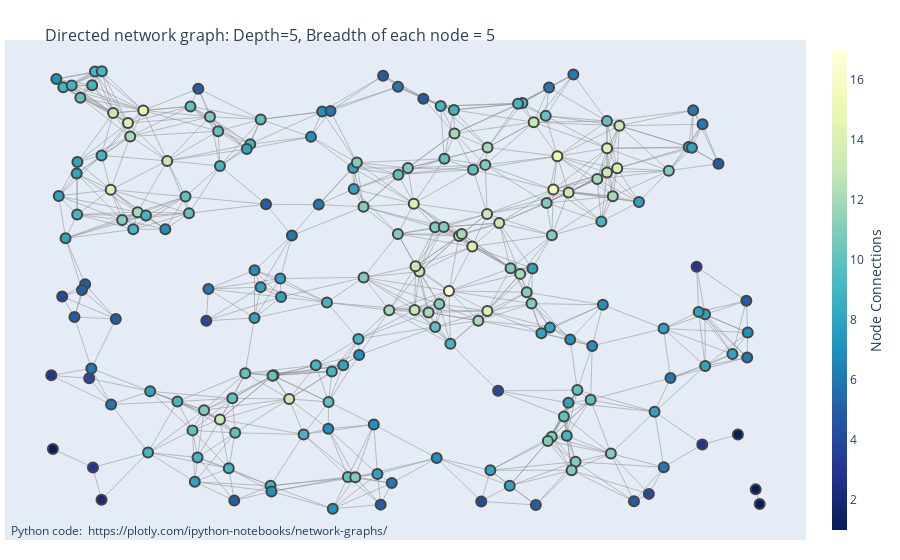

The cell this chart's notebook holds for it:
### Code cell
fig = go.Figure(data=[edge_trace, node_trace],
             layout=go.Layout(
                title='<br>Directed network graph: Depth=5, Breadth of each node = 5',
                titlefont_size=16,
                showlegend=False,
                hovermode='closest',
                margin=dict(b=20,l=5,r=5,t=40),
                annotations=[ dict(
                    showarrow=False,
                    xref="paper", yref="paper",
                    x=0.005, y=-0.002 ) ],
                xaxis=dict(showgrid=False, zeroline=False, showticklabels=False),
                yaxis=dict(showgrid=False, zeroline=False, showticklabels=False))
                )
fig.show()

### Figure 1 — Plotly figure (JSON) as saved in the notebook; plotly's stock layout.template omitted (floating-point values rounded to 4 significant figures; data arrays with more than 128 entries replaced by an {"elided": "..."} marker saying what was removed)
{"data": [{"hoverinfo": "none", "line": {"color": "#888", "width": 0.5}, "mode": "lines", "type": "scatter", "x": {"elided": "2649 float values"}, "y": {"elided": "2649 float values"}}, {"hoverinfo": "text", "marker": {"color": {"elided": "200 int values"}, "colorbar": {"thickness": 15, "title": {"side": "right", "text": "Node Connections"}, "xanchor": "left"}, "colorscale": [[0, "rgb(255,255,217)"], [0.125, "rgb(237,248,177)"], [0.25, "rgb(199,233,180)"], [0.375, "rgb(127,205,187)"], [0.5, "rgb(65,182,196)"], [0.625, "rgb(29,145,192)"], [0.75, "rgb(34,94,168)"], [0.875, "rgb(37,52,148)"], [1, "rgb(8,29,88)"]], "line": {"width": 2}, "reversescale": true, "showscale": true, "size": 10}, "mode": "markers", "text": {"elided": "200 str values"}, "type": "scatter", "x": {"elided": "200 float values"}, "y": {"elided": "200 float values"}}], "layout": {"annotations": [{"showarrow": false, "text": "Python code: <a href='https://plotly.com/ipython-notebooks/network-graphs/'> https://plotly.com/ipython-notebooks/network-graphs/</a>", "x": 0.005, "xref": "paper", "y": -0.002, "yref": "paper"}], "hovermode": "closest", "margin": {"b": 20, "l": 5, "r": 5, "t": 40}, "showlegend": false, "title": {"font": {"size": 16}, "text": "<br>Directed network graph: Depth=5, Breadth of each node = 5"}, "xaxis": {"showgrid": false, "showticklabels": false, "zeroline": false}, "yaxis": {"showgrid": false, "showticklabels": false, "zeroline": false}}}
